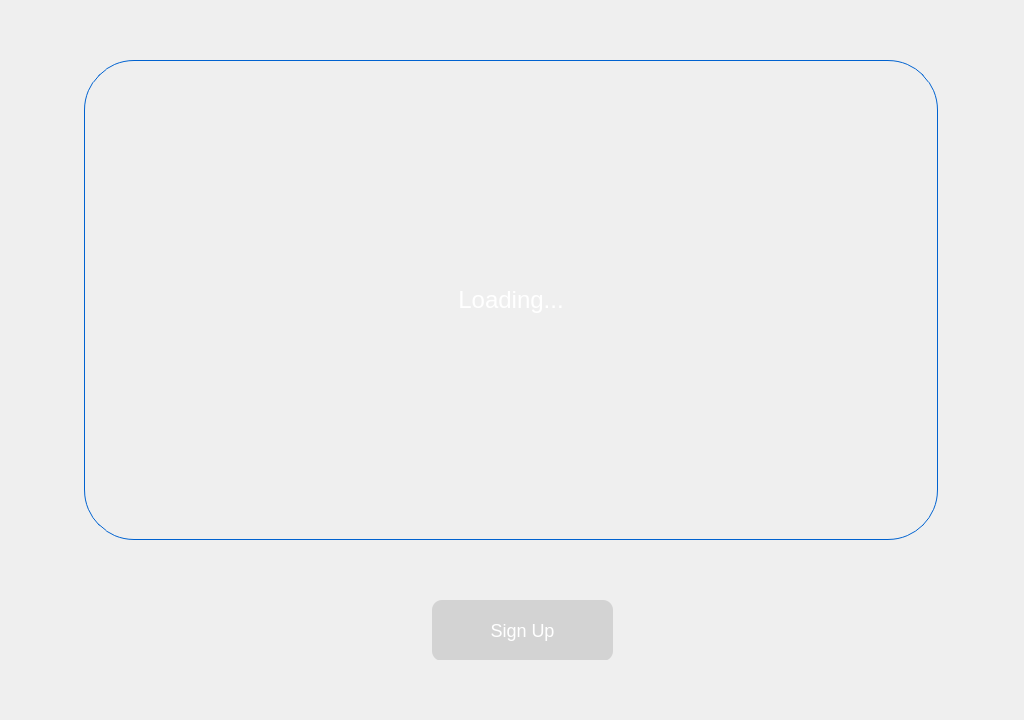
<?xml version="1.0" encoding="UTF-8"?>
<ui version="4.0">
 <class>MainWindow</class>
 <widget class="QMainWindow" name="MainWindow">
  <property name="geometry">
   <rect>
    <x>0</x>
    <y>0</y>
    <width>1024</width>
    <height>720</height>
   </rect>
  </property>
  <property name="sizePolicy">
   <sizepolicy hsizetype="Fixed" vsizetype="Fixed">
    <horstretch>1</horstretch>
    <verstretch>0</verstretch>
   </sizepolicy>
  </property>
  <property name="maximumSize">
   <size>
    <width>1024</width>
    <height>1024</height>
   </size>
  </property>
  <property name="contextMenuPolicy">
   <enum>Qt::NoContextMenu</enum>
  </property>
  <property name="acceptDrops">
   <bool>true</bool>
  </property>
  <property name="windowTitle">
   <string>MainWindow</string>
  </property>
  <property name="autoFillBackground">
   <bool>false</bool>
  </property>
  <property name="styleSheet">
   <string notr="true">font: 700 11pt &quot;Ubuntu Mono&quot;;
color: #00062b;
background-color: qradialgradient(cx:0.5, cy:0.4, radius: 0.5,
                fx:0.5, fy:0.5, stop:0 #00062b,stop:1 #0c004b);

</string>
  </property>
  <widget class="QWidget" name="centralwidget">
   <property name="styleSheet">
    <string notr="true"/>
   </property>
   <layout class="QVBoxLayout" name="verticalLayout">
    <item alignment="Qt::AlignHCenter|Qt::AlignVCenter">
     <widget class="QFrame" name="frame">
      <property name="minimumSize">
       <size>
        <width>860</width>
        <height>600</height>
       </size>
      </property>
      <property name="styleSheet">
       <string notr="true">QFrame {
	border: 0px;
	background: transparent;
}</string>
      </property>
      <property name="frameShape">
       <enum>QFrame::StyledPanel</enum>
      </property>
      <property name="frameShadow">
       <enum>QFrame::Raised</enum>
      </property>
      <widget class="QLabel" name="videoLabel">
       <property name="geometry">
        <rect>
         <x>2</x>
         <y>0</y>
         <width>854</width>
         <height>480</height>
        </rect>
       </property>
       <property name="minimumSize">
        <size>
         <width>854</width>
         <height>480</height>
        </size>
       </property>
       <property name="maximumSize">
        <size>
         <width>854</width>
         <height>480</height>
        </size>
       </property>
       <property name="baseSize">
        <size>
         <width>200</width>
         <height>200</height>
        </size>
       </property>
       <property name="styleSheet">
        <string notr="true">color: white;
font-size: 24px;
background-color: none;
border: 1px solid #0062d0;
border-radius: 50% 50%;</string>
       </property>
       <property name="text">
        <string>Loading...</string>
       </property>
       <property name="scaledContents">
        <bool>true</bool>
       </property>
       <property name="alignment">
        <set>Qt::AlignCenter</set>
       </property>
      </widget>
      <widget class="QPushButton" name="signupButton">
       <property name="geometry">
        <rect>
         <x>350</x>
         <y>540</y>
         <width>181</width>
         <height>61</height>
        </rect>
       </property>
       <property name="sizePolicy">
        <sizepolicy hsizetype="Expanding" vsizetype="Fixed">
         <horstretch>0</horstretch>
         <verstretch>0</verstretch>
        </sizepolicy>
       </property>
       <property name="minimumSize">
        <size>
         <width>100</width>
         <height>50</height>
        </size>
       </property>
       <property name="maximumSize">
        <size>
         <width>200</width>
         <height>100</height>
        </size>
       </property>
       <property name="styleSheet">
        <string notr="true">QPushButton {
	color: white;
	background-color: rgba(0, 0, 0, 30);
	border: none;
	border-radius: 10px;
	font-size: 18px
}

QPushButton:hover {
	background-color: rgba(0, 0, 0, 45);
}
</string>
       </property>
       <property name="text">
        <string>Sign Up</string>
       </property>
      </widget>
     </widget>
    </item>
   </layout>
  </widget>
 </widget>
 <resources/>
 <connections/>
</ui>
